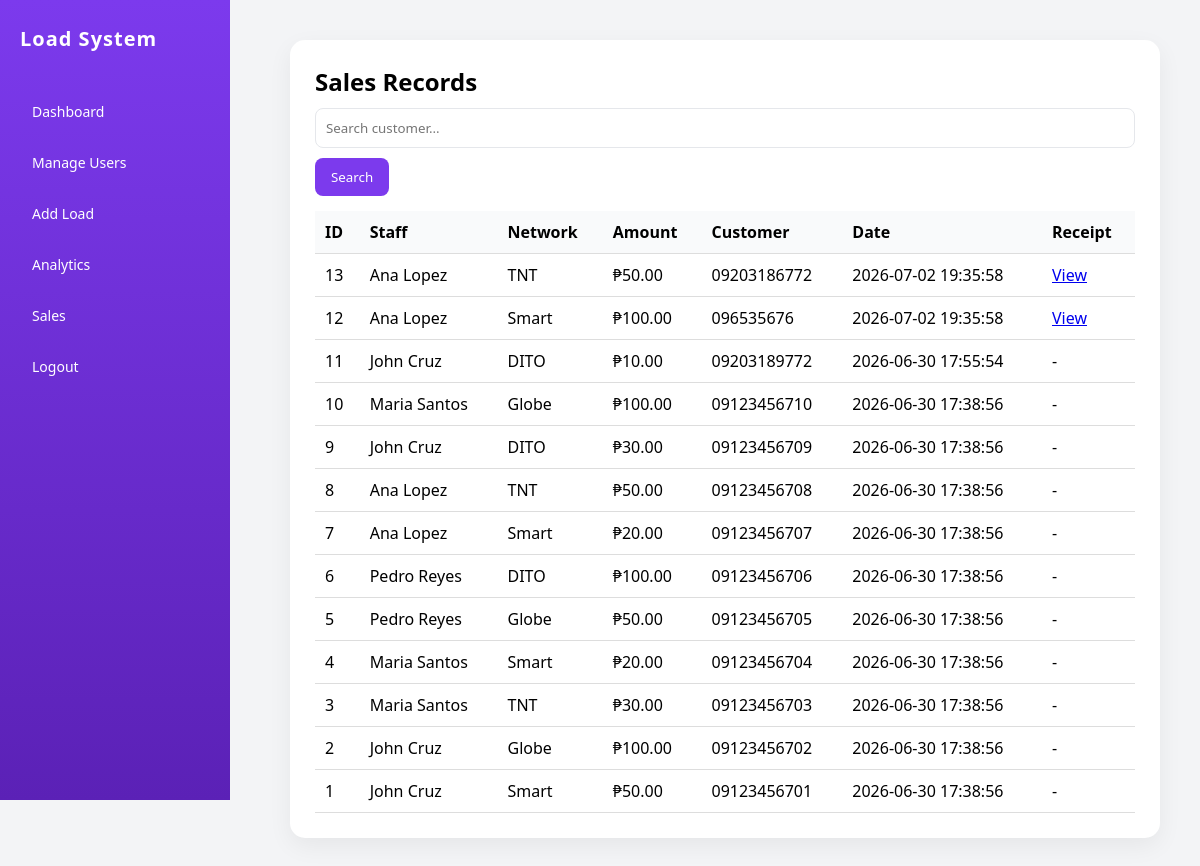
/sales.php (signed in), run on the app's committed database.
### tables this page shows
CREATE TABLE `load_sales` (
  `id` int(11) NOT NULL,
  `staff_id` int(11) NOT NULL,
  `network` varchar(50) NOT NULL,
  `load_amount` decimal(10,2) NOT NULL,
  `price` decimal(10,2) NOT NULL,
  `customer_number` varchar(20) NOT NULL,
  `date_sold` datetime DEFAULT current_timestamp()
);

CREATE TABLE `users` (
  `id` int(11) NOT NULL,
  `name` varchar(100) NOT NULL,
  `username` varchar(50) NOT NULL,
  `password` varchar(255) NOT NULL,
  `role` enum('admin','staff') NOT NULL,
  `created_at` timestamp NOT NULL DEFAULT current_timestamp()
);

### sales.php (the view, shortened to what this page needs)
<?php
include "config.php";
$search = "";
$base_query = "
    SELECT load_sales.*, users.name, receipt_items.receipt_id
    FROM load_sales
    JOIN users ON load_sales.staff_id = users.id
    LEFT JOIN receipt_items ON receipt_items.sale_id = load_sales.id
";
if (isset($_GET['search'])) {
    $search = $_GET['search'];
    $condition = " WHERE customer_number LIKE '%$search%' ";
} else {
    $condition = "";
}
if ($_SESSION['role'] == 'admin') {
    $sales = $conn->query($base_query . $condition . " ORDER BY date_sold DESC");
}
?>
<!DOCTYPE html>
<html>
<head>
<link rel="stylesheet" href="style.css">
</head>
<body>
<div class="sidebar">
    <h2>Load System</h2>
    <a href="dashboard.php">Dashboard</a>
    <?php if($_SESSION['role'] == 'admin'): ?>
        <a href="manage_staff.php">Manage Users</a>
        <a href="add_load.php">Add Load</a>
        <a href="analytics.php">Analytics</a>
    <?php endif; ?>
    <a href="sales.php">Sales</a>
    <a href="logout.php">Logout</a>
</div>
<div class="main">
<div class="card">
<h2>Sales Records</h2>
<form method="GET">
<input type="text" name="search" placeholder="Search customer..." value="<?php echo $search; ?>">
<button type="submit">Search</button>
</form>
<table>
<tr>
<th>ID</th>
<th>Staff</th>
<th>Network</th>
<th>Amount</th>
<th>Customer</th>
<th>Date</th>
<th>Receipt</th>
</tr>
<?php while($row = $sales->fetch_assoc()): ?>
<tr>
<td><?php echo $row['id']; ?></td>
<td><?php echo $row['name']; ?></td>
<td><?php echo $row['network']; ?></td>
<td>₱<?php echo number_format($row['load_amount'],2); ?></td>
<td><?php echo $row['customer_number']; ?></td>
<td><?php echo $row['date_sold']; ?></td>
<td>
<?php if(!empty($row['receipt_id'])): ?>
<a href="receipt.php?receipt_id=<?php echo $row['receipt_id']; ?>" target="_blank">View</a>
<?php else: ?>
-
<?php endif; ?>
</td>
</tr>
<?php endwhile; ?>
</table>
</div>
</div>
</body>
</html>

### style.css (style rules this page uses)
:root { --primary: #7C3AED; --primary-light: #A78BFA; --bg: #F3F4F6; --card-bg: #FFFFFF; --text: #111827; }
* { margin: 0; padding: 0; box-sizing: border-box; font-family: 'Segoe UI', sans-serif; }
body { background: var(--bg); display: flex; }
.sidebar { width: 230px; height: 100vh; background: linear-gradient(180deg, var(--primary), #5B21B6); color: white; padding: 25px 20px; position: fixed; display: flex; flex-direction: column; }
.sidebar h2 { margin-bottom: 40px; font-size: 20px; letter-spacing: 1px; }
.sidebar a { display: block; color: white; text-decoration: none; margin-bottom: 12px; padding: 10px 12px; border-radius: 8px; transition: 0.3s; font-size: 14px; }
.main { margin-left: 250px; padding: 40px; width: calc(100% - 250px); }
.card { background: var(--card-bg); padding: 25px; border-radius: 15px; box-shadow: 0 8px 25px rgba(0,0,0,0.06); margin-bottom: 25px; transition: 0.3s; }
table th { background: #F9FAFB; font-weight: 600; }
button { background: var(--primary); color: white; border: none; padding: 10px 16px; border-radius: 8px; cursor: pointer; font-weight: 500; transition: 0.3s; }
input, select { padding: 10px; width: 100%; margin: 10px 0; border-radius: 8px; border: 1px solid #E5E7EB; transition: 0.3s; }
html { scroll-behavior: smooth; }
table { width: 100%; border-collapse: collapse; margin-top: 15px; }
table th, table td { padding: 10px; border-bottom: 1px solid #ddd; text-align: left; }

### data on the page
load_sales: id "13", staff.name "Ana Lopez", network "TNT", load_amount "50.00", customer_number "09203186772", date_sold "2026-07-02 19:35:58"
load_sales: id "12", staff.name "Ana Lopez", network "Smart", load_amount "100.00", customer_number "096535676", date_sold "2026-07-02 19:35:58"
load_sales: id "11", staff.name "John Cruz", network "DITO", load_amount "10.00", customer_number "09203189772", date_sold "2026-06-30 17:55:54"
load_sales: id "10", staff.name "Maria Santos", network "Globe", load_amount "100.00", customer_number "09123456710", date_sold "2026-06-30 17:38:56"
load_sales: id "9", staff.name "John Cruz", network "DITO", load_amount "30.00", customer_number "09123456709", date_sold "2026-06-30 17:38:56"
load_sales: id "8", staff.name "Ana Lopez", network "TNT", load_amount "50.00", customer_number "09123456708", date_sold "2026-06-30 17:38:56"
load_sales: id "7", staff.name "Ana Lopez", network "Smart", load_amount "20.00", customer_number "09123456707", date_sold "2026-06-30 17:38:56"
load_sales: id "6", staff.name "Pedro Reyes", network "DITO", load_amount "100.00", customer_number "09123456706", date_sold "2026-06-30 17:38:56"
load_sales: id "5", staff.name "Pedro Reyes", network "Globe", load_amount "50.00", customer_number "09123456705", date_sold "2026-06-30 17:38:56"
load_sales: id "4", staff.name "Maria Santos", network "Smart", load_amount "20.00", customer_number "09123456704", date_sold "2026-06-30 17:38:56"
load_sales: id "3", staff.name "Maria Santos", network "TNT", load_amount "30.00", customer_number "09123456703", date_sold "2026-06-30 17:38:56"
load_sales: id "2", staff.name "John Cruz", network "Globe", load_amount "100.00", customer_number "09123456702", date_sold "2026-06-30 17:38:56"
load_sales: id "1", staff.name "John Cruz", network "Smart", load_amount "50.00", customer_number "09123456701", date_sold "2026-06-30 17:38:56"
